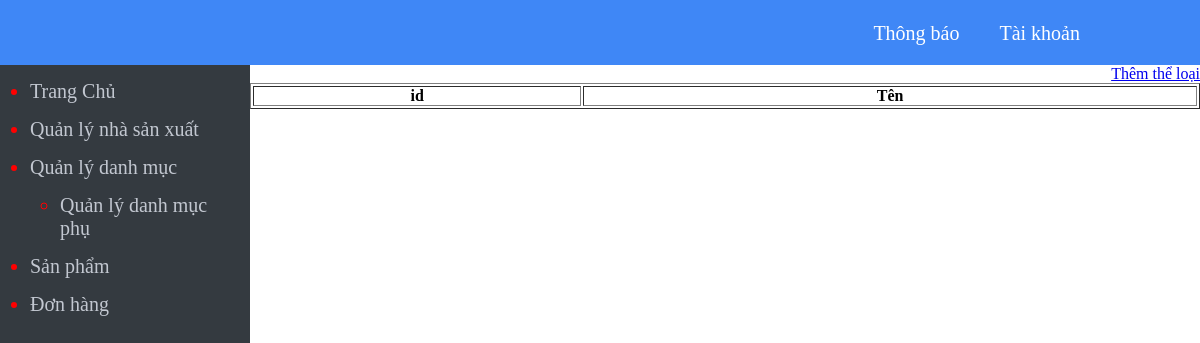
Before: /admin/category_sub/index.php with the older database file.
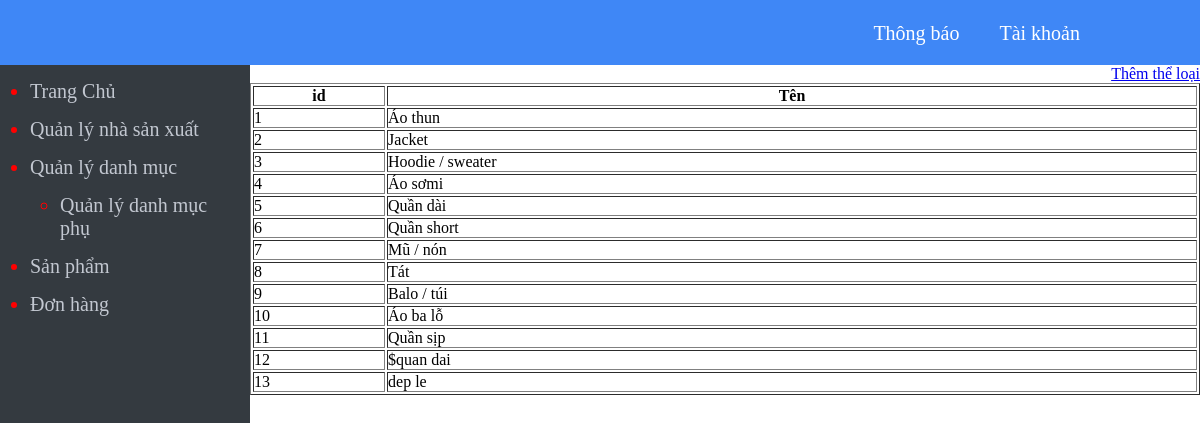
After: the same page with the newer database file.
### tables this page shows
CREATE TABLE `category_detail` (
  `id` int(11) NOT NULL,
  `name` varchar(50) NOT NULL,
  `category_id` int(11) NOT NULL
);

### admin/category_sub/index.php (the view)
<?php include '../menu_top.php'; ?>
<?php require '../connect.php';
$sql="select * from category_detail";
$result=mysqli_query($connect,$sql);
?>
		<a style="float:right;" href="form_insert.php">Thêm thể loại</a>
		<table border="1" width="100%">
			<tr>
				<th >id</th>
				<th >Tên</th>
			</tr>
			<?php foreach ($result as $key => $each) { ?>
				<tr>
					<td><?php echo $key+1 ?></td>
					<td><?php echo $each['name']?></td>
				</tr>
			<?php } ?>
		</table>
<?php include '../menu_bottom.php'; ?>

Changed rows visible on the page:
added category_detail: name "Áo thun"
added category_detail: name "Jacket"
added category_detail: name "Hoodie / sweater"
added category_detail: name "Áo sơmi"
added category_detail: name "Quần dài"
added category_detail: name "Quần short"
added category_detail: name "Mũ / nón"
added category_detail: name "Tát"
added category_detail: name "Balo / túi"
added category_detail: name "Áo ba lỗ"
added category_detail: name "Quần sịp"
added category_detail: name "$quan dai"
added category_detail: name "dep le"
